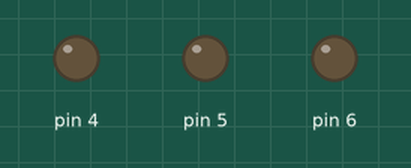
A sketch run on a simulated Arduino Uno, built with avr-gcc and run on an emulated ATmega328P. Parts: output pins drawn as LEDs (lit = HIGH).

Above: at 0.16 s.
At 1.49 s:
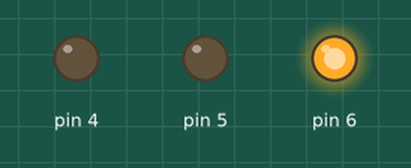
At 2.16 s:
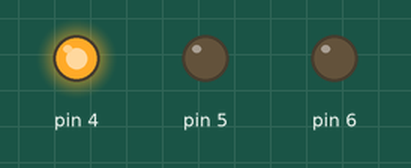
At 2.83 s:
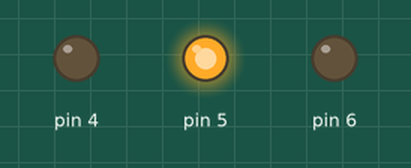
Timing chart, 0 to 3.1 s (numbered marks = the images above):
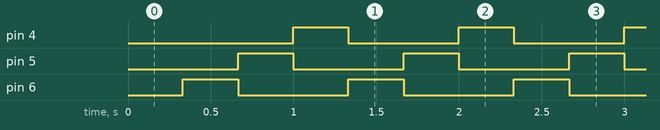

Measured:
- by itself, pin 4–6: alternates HIGH for 0.33 s and LOW for 0.67 s
- by itself, everything shown: repeats every 1.0 s, in 3 steps

The sketch:

BlinkingLedsOnDifferentFreq.ino
```cpp
int timer = 0;

bool state4 = 0;
bool state5 = 0;
bool state6 = 0;

void setup() {

  pinMode(4, OUTPUT);

  pinMode(5, OUTPUT);

  pinMode(6, OUTPUT);


  TCCR0A = (1 << WGM01); //Set the CTC mode

  OCR0A = 0xF9; //Value for ORC0A for 1ms


  TIMSK0 |= (1 << OCIE0A); //Set the interrupt request

  sei(); //Enable interrupt


  TCCR0B |= (1 << CS01); //Set the prescale 1/64 clock

  TCCR0B |= (1 << CS00);

}


void loop() {

  //in this way you can count 1 second because the nterrupt request is each 1ms

  if (timer >= 1000) {

    state4 = true;
    state5 = false;
    state6 = false;
    timer = 0;

  } else if (timer >= 666) {
    state5 = true;
    state4 = false;
    state6 = false;
  } else if (timer >= 333) {
    state6 = true;
    state4 = false;
    state5 = false;
  }


  digitalWrite(4, state4);
  digitalWrite(5, state5);
  digitalWrite(6, state6);

}

ISR(TIMER0_COMPA_vect) {   //This is the interrupt request

  timer++;

}
```
